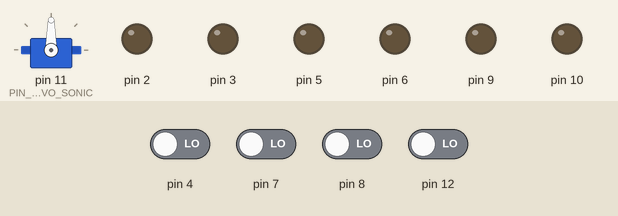
The sketch below on a simulated Arduino Uno, built with avr-gcc and run on an emulated ATmega328P. Shown: servo, output pins drawn as LEDs (lit = HIGH). The inputs (shaded band) are chosen by the test bench; at power-on: pin 4, pin 7, pin 8, pin 12 LOW.

Above: at 0.1 s.
At 1.1 s:
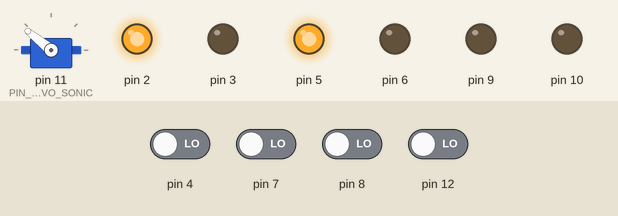
Timing chart, 0 to 2.6 s (numbered marks = the images above):
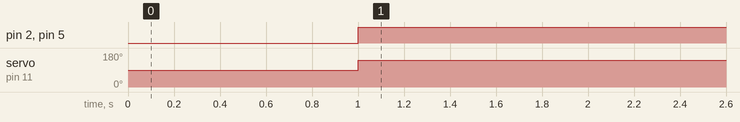

The sketch:

DDD_RC_Control.ino
```cpp
/* ===================================
 * RC Controller
 * ===================================
 * Use to drive a rover with an RC controller
 *
 * @author Denis Zholob
 */

// ================================================================================================================
// Importing Libraries
// ================================================================================================================
#include "DualHBridgeController.h"
#include "RCInputPWM.h"
#include "Servo.h"

#include <Arduino.h>

// ================================================================================================================
// Declaring Constants (Magic numbers are BAD!)
// ================================================================================================================
#define CAR_TRIM        0  // Compensate left turn (40)
#define CAR_DEADBAND    40 // Get rid of PWM whine on low values, where car doesn't even move, so stop it completely
#define PIN_SERVO_SONIC 11 // Ultrasonic servo pin

#define RC_IDX_PRND  RC_CH_IDX_PITCH // Forward/Backward Radio Channel From RCInputPWM
#define RC_IDX_TURN  RC_CH_IDX_ROLL  // Left/Right Radio Channel From RCInputPWM
#define RC_IDX_SERVO RC_CH_IDX_ROLL  // Left/Right Radio Channel From RCInputPWM

// ================================================================================================================
// Declaring Objects
// ================================================================================================================
DualHBridgeController Car; // Car object to control motors
Servo servoSonic;          // Servo object to control servo

// ================================================================================================================
// Declaring Variables
// ================================================================================================================
bool initialized = false;
int rx_pwm_signal[RX_CHANNELS];

// ================================================================================================================
// Setup routine: Runs once when you press reset or power on the board
// ================================================================================================================
void setup() {
  // Open the serial port and set the baud rate to 9600
  Serial.begin(9600);

  // Tell board which pins are used for RC input
  setupRCPWMInterruptPins();

  // Attach servo on defined pin to servo object
  servoSonic.attach(PIN_SERVO_SONIC);

  // Tell board which pins are used for h-bridge motor board
  Car.setHBridgePins();

  // Trim the car so it goes straight if mechanical alignment of motors is off.
  Car.setTrim(CAR_TRIM);

  // Motor board placed opposite car direction
  Car.setReverseDirection(true);

  // Set deadband
  Car.setDeadband(CAR_DEADBAND);

  // Stop the car
  Car.activateMotors(0, 0);

  // Car.setDebug(true);
}

// ================================================================================================================
// Main program loop: Runs over and over again forever
// ================================================================================================================
void loop() {
  if (!initialized) {
    // Stop the car
    Car.activateMotors(0, 0);
    delay(1000);
    initialized = true;
  } else {
    // Read RC Input
    readPWMIn(rx_pwm_signal);

    // Move servo
    servoSonic.writeMicroseconds(flipSignal(rx_pwm_signal[RC_IDX_SERVO]));
    // Serial.print("Servo: ");
    // Serial.println(flipSignal(rx_pwm_signal[RC_IDX_SERVO]));

    // Move the car
    int velocity = pwmToAnalogSignal(flipSignal(rx_pwm_signal[RC_IDX_PRND]));
    int turn = pwmToAnalogSignal(rx_pwm_signal[RC_IDX_TURN]);
    // printRCPWMValues();
    // printCarValues(velocity, turn);
    Car.activateMotors(velocity, turn);
  }
}

// Returns the correct analog value from given PWM value
int pwmToAnalogSignal(int pwm) {
  return map(pwm, PWM_MIN, PWM_MAX, -ANALOG_OUT_MAX, ANALOG_OUT_MAX);
}

// Flip the channel signal, use if dont want to / cannot flip in transmitter.
int flipSignal(int pwm) {
  return map(pwm, PWM_MIN, PWM_MAX, PWM_MAX, PWM_MIN);
}

// ================================================================= //
// ======================= DEBUG Output ============================ //
// ================================================================= //

// Print out PWM Values and the directions
void printCarValues(int v, int t) {
  Serial.print("Velocity:");
  Serial.print(v);
  Serial.print("  Turn:");
  Serial.print(t);
  Serial.println();
}
```

Measured:
- by itself, pin 2, pin 5: LOW → HIGH at 1.0 s
- by itself, servo on pin 11 (PIN_SERVO_SONIC): 90° → 141° at 1.0 s
